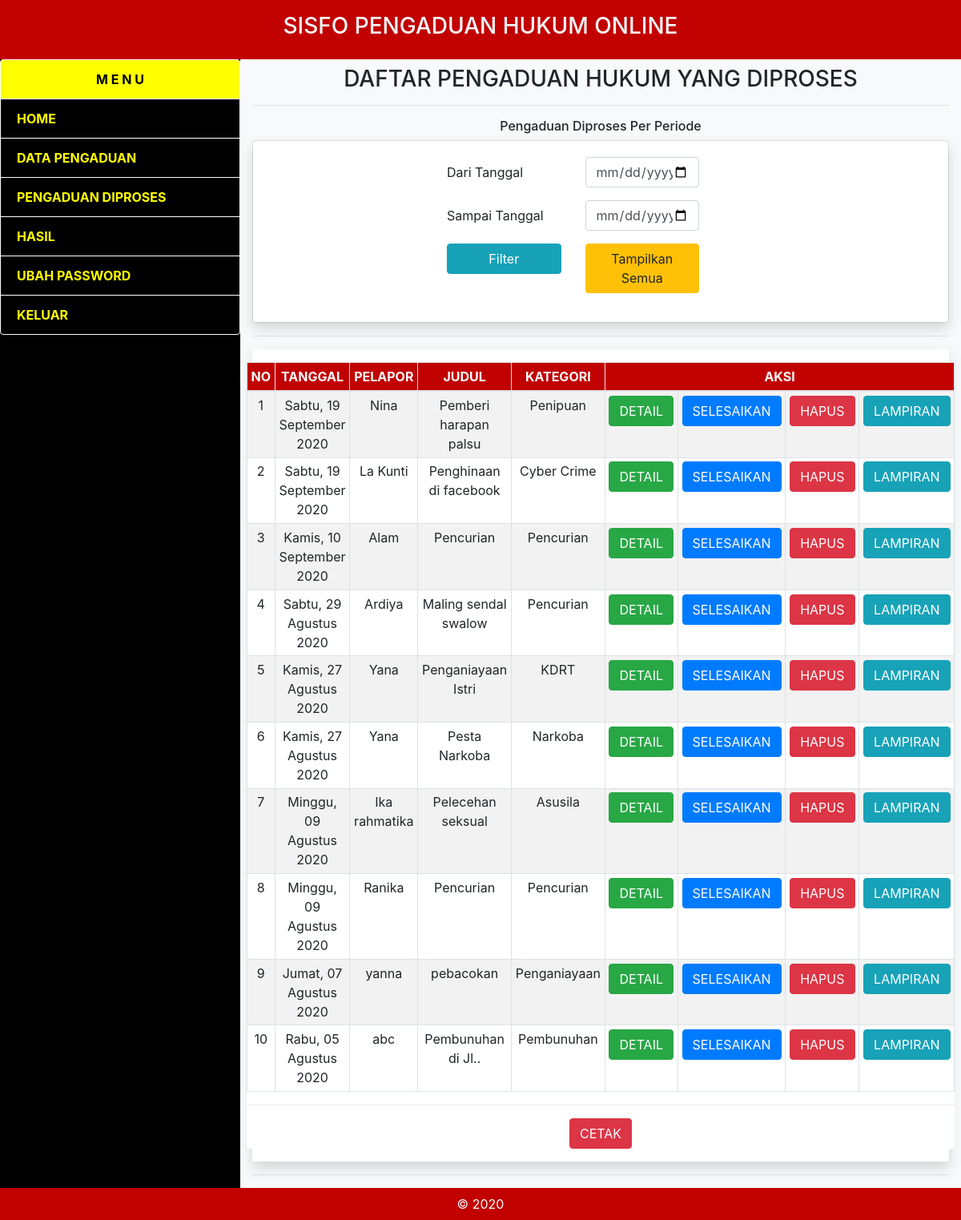
Page /admin/aduan-diproses.php (signed in) on the committed database.
### tables this page shows
CREATE TABLE `pengaduan` (
  `id_aduan` int(11) NOT NULL,
  `id_admin` int(11) NOT NULL,
  `nama` varchar(100) NOT NULL,
  `nik` varchar(20) NOT NULL,
  `no_hp` varchar(15) NOT NULL,
  `email` varchar(100) NOT NULL,
  `tgl_aduan` date NOT NULL,
  `judul_aduan` varchar(100) NOT NULL,
  `kategori` varchar(20) NOT NULL,
  `kecamatan` varchar(50) NOT NULL,
  `kelurahan` varchar(50) NOT NULL,
  `alamat_kejadian` text NOT NULL,
  `waktu` varchar(100) NOT NULL,
  `isi` text NOT NULL,
  `berkas` varchar(1000) NOT NULL,
  `status` varchar(20) NOT NULL
);

### config/haritgl.php (called while the page is built, shortened)
<?php
	function tgl_indo($tanggal){
	$bulan = array (
		1 =>   'Januari',
		'Februari',
		'Maret',
		'April',
		'Mei',
		'Juni',
		'Juli',
		'Agustus',
		'September',
		'Oktober',
		'November',
		'Desember'
	);
	$pecahkan = explode('-', $tanggal);
	return $pecahkan[2] . ' ' . $bulan[ (int)$pecahkan[1] ] . ' ' . $pecahkan[0];
}
 ?>

### admin/aduan-diproses.php (the view, shortened to what this page needs)
<?php
    include 'header.php';
    include '../config/haritgl.php';
?>
	<h3 class="text-center">DAFTAR PENGADUAN HUKUM YANG DIPROSES</h3>
	<hr>
	<h6 class="text-center">Pengaduan Diproses Per Periode</h6>
	<div class="card">
	    <div class="card-body shadow">
	    	<?php
	    		$darii = '';
	    		$sampaii = '';
	    	 ?>
	        <form class="container form w-50 mx-auto justify-content-center" method="post" action="">
	            <div class="form-group row ">
			        <label for="dari" class="col-sm-5 col-form-label">Dari Tanggal</label>
			        <div class="col-sm-5">
			          <input type="date" class="form-control" value="<?php echo $darii; ?>" name="dari" id="dari">
			        </div>
			      </div>
			      <div class="form-group row">
			        <label for="sampai" class="col-sm-5 col-form-label">Sampai Tanggal</label>
			        <div class="col-sm-5">
			          <input type="date" class="form-control" value="<?php echo $sampaii; ?>" name="sampai" id="sampai">
			        </div>
			      </div>
			      <div class="form-group row">
			        <div for="sampai" class="col-sm-5 ">
			        	<button type="submit" name="filter" class="btn btn-info w-100">Filter</button>
			        </div>
			        <div class="col-sm-5">
			          <button type="submit" name="semua" class="btn btn-warning w-100">Tampilkan Semua</button>
			        </div>
			      </div>
	        </form>
	    </div>
	</div>
	<hr>
	<div class="row mx-auto w-auto justify-content-center bg-light">
	<div class="row w-100 mx-auto justify-content-center bg-white shadow p-3">
	<form class="bg-white rounded ">
	<div class="table-responsive">
	<table class="table table-striped table-bordered table-responsive table-sm table-hover">
		<thead style="background: #C10000;color: white;">
		   	<tr class="text-center">
		      	<th scope="col">NO</th>
		      	<th scope="col">TANGGAL</th>
		      	<th scope="col">PELAPOR</th>
		      	<th scope="col">JUDUL</th>
		      	<th scope="col">KATEGORI</th>
		      	<th scope="col" colspan="4">AKSI</th>
		    </tr>
		</thead>
		<tbody>
<?php
    include_once '../config/koneksi.php';
    $no = 1;
    if(!isset($_POST['filter']) or isset($_POST['semua'])) {
    	$data = mysqli_query($koneksi,"SELECT * FROM pengaduan WHERE status='Diproses' ORDER BY id_aduan DESC");
	}
    while ($d = mysqli_fetch_array($data)) {
        $id = $d['id_aduan'];
        $tgl = tgl_indo(date('Y-m-d', strtotime($d['tgl_aduan'])));
        $judul = $d['judul_aduan'];
        $kat = $d['kategori'];
        $nama = $d['nama'];
        $hp = $d['no_hp'];
        $hpp = substr($hp, 1);
		$selesai = 'Halo '.$nama.'. Pengaduan anda ('.$judul.') dengan kode : '.$id.' telah selesai ditindaklanjuti. Terimakasih.%0A~Polres Kendari';
        $hari = date('D', strtotime($d['tgl_aduan']));
		switch($hari){
			case 'Sun':
				$hari_ini = "Minggu";
			break;
			case 'Wed':
				$hari_ini = "Rabu";
			break;
			case 'Thu':
				$hari_ini = "Kamis";
			break;
			case 'Fri':
				$hari_ini = "Jumat";
			break;
			case 'Sat':
				$hari_ini = "Sabtu";
			break;
		}
?>
           	<tr class="text-center">
	            <td><?php echo $no++; ?></td>
	            <td><?php echo $hari_ini.', '.$tgl; ?></td>
	            <td><?php echo $nama; ?></td>
	            <td><?php echo $judul; ?></td>
	            <td><?php echo $kat; ?></td>
	            <td>
	            	<a href="detail.php?id=<?php echo $id ?>" class="btn btn-success">DETAIL</a>
	            </td>
	            <td>
	            	<a onclick="window.open('https://api.whatsapp.com/send?phone=62<?php echo $hpp ?>&text=<?php echo $selesai ?>')" href="../config/selesai.php?id=<?php echo $id ?>" class="btn btn-primary" readonly>SELESAIKAN</a>
	            </td>
	            <td>
	            	<a href="../config/hapus.php?id=<?php echo $id ?>" class="btn btn-danger" name="hapus" id="hapus" onclick="alert('Yakin Hapus??')">HAPUS</a>
	            </td>
	            <td>
	            	<a href="cetaklamp.php?id=<?php echo $id ?>" target="_blank" class="btn btn-info">LAMPIRAN</a>
	            </td>
	        </tr>
<?php
    }
?>
        </tbody>
	</table><hr>
	<div class="row text-center w-auto mx-auto justify-content-center">
		<?php
			if (isset($_POST['filter'])) {
				$tgl1 = $_POST['dari'];
				$tgl2 = $_POST['sampai'];
				echo '<a href="cetak.php?dari='.$tgl1.'&sampai='.$tgl2.'" target="_blank" class="btn btn-danger">CETAK</a>';
			}
			else {
				echo '<a href="cetak.php" target="_blank" class="btn btn-danger">CETAK</a>';
			}
		 ?>
	</div>
</form>
</div></div>
</div><hr>
 <?php
	include 'footer.php';
 ?>

### rows in the picture
pengaduan: tgl_aduan "Sabtu", tgl_aduan "19 September 2020", nama "Nina", judul_aduan "Pemberi harapan palsu", kategori "Penipuan"
pengaduan: tgl_aduan "Sabtu", tgl_aduan "19 September 2020", nama "La Kunti", judul_aduan "Penghinaan di facebook", kategori "Cyber Crime"
pengaduan: tgl_aduan "Kamis", tgl_aduan "10 September 2020", nama "Alam", judul_aduan "Pencurian", kategori "Pencurian"
pengaduan: tgl_aduan "Sabtu", tgl_aduan "29 Agustus 2020", nama "Ardiya", judul_aduan "Maling sendal swalow", kategori "Pencurian"
pengaduan: tgl_aduan "Kamis", tgl_aduan "27 Agustus 2020", nama "Yana", judul_aduan "Penganiayaan Istri", kategori "KDRT"
pengaduan: tgl_aduan "Kamis", tgl_aduan "27 Agustus 2020", nama "Yana", judul_aduan "Pesta Narkoba", kategori "Narkoba"
pengaduan: tgl_aduan "Minggu", tgl_aduan "09 Agustus 2020", nama "Ika rahmatika", judul_aduan "Pelecehan seksual", kategori "Asusila"
pengaduan: tgl_aduan "Minggu", tgl_aduan "09 Agustus 2020", nama "Ranika", judul_aduan "Pencurian", kategori "Pencurian"
pengaduan: tgl_aduan "Jumat", tgl_aduan "07 Agustus 2020", nama "yanna", judul_aduan "pebacokan", kategori "Penganiayaan"
pengaduan: tgl_aduan "Rabu", tgl_aduan "05 Agustus 2020", nama "abc", judul_aduan "Pembunuhan di Jl..", kategori "Pembunuhan"
